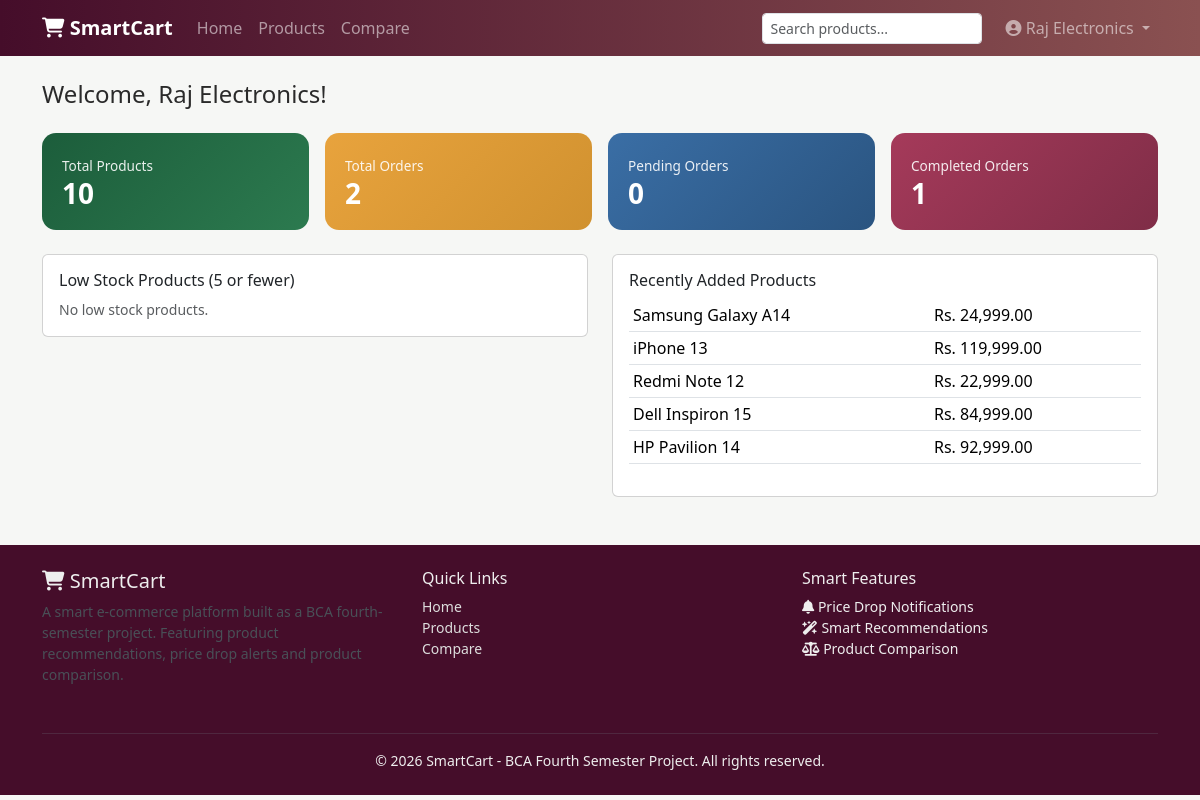
The page /seller/dashboard.php (signed in) on the database its author committed.
### tables this page shows
CREATE TABLE products (
    product_id INT AUTO_INCREMENT PRIMARY KEY,
    seller_id INT NOT NULL,
    category_id INT NOT NULL,
    product_name VARCHAR(150) NOT NULL,
    description TEXT,
    price DECIMAL(10,2) NOT NULL,
    stock INT NOT NULL DEFAULT 0,
    image VARCHAR(255) DEFAULT NULL,
    status ENUM('active','inactive') NOT NULL DEFAULT 'active',
    created_at DATETIME DEFAULT CURRENT_TIMESTAMP,
    updated_at DATETIME DEFAULT CURRENT_TIMESTAMP ON UPDATE CURRENT_TIMESTAMP,
    FOREIGN KEY (seller_id) REFERENCES users(user_id) ON DELETE CASCADE,
    FOREIGN KEY (category_id) REFERENCES categories(category_id) ON DELETE CASCADE,
    INDEX idx_category (category_id),
    INDEX idx_seller (seller_id)
);

### includes/auth.php (called while the page is built, shortened)
<?php
function currentUserName() {
    return $_SESSION['full_name'] ?? '';
}

### includes/functions.php (called while the page is built, shortened)
<?php
function e($string) {
    return htmlspecialchars($string ?? '', ENT_QUOTES, 'UTF-8');
}
function formatPrice($price) {
    return 'Rs. ' . number_format((float)$price, 2);
}

### seller/dashboard.php (the view, shortened to what this page needs)
<?php
require_once __DIR__ . '/../config/database.php';
require_once __DIR__ . '/../includes/auth.php';
require_once __DIR__ . '/../includes/functions.php';
$sellerId = currentUserId();
$totalProducts = $pdo->prepare("SELECT COUNT(*) FROM products WHERE seller_id = ?");
$totalProducts->execute([$sellerId]);
$totalProducts = $totalProducts->fetchColumn();
$totalOrders = $pdo->prepare("SELECT COUNT(DISTINCT order_id) FROM order_items WHERE seller_id = ?");
$totalOrders->execute([$sellerId]);
$totalOrders = $totalOrders->fetchColumn();
$pendingOrders = $pdo->prepare("SELECT COUNT(DISTINCT oi.order_id) FROM order_items oi JOIN orders o ON oi.order_id = o.order_id WHERE oi.seller_id = ? AND o.order_status = 'Pending'");
$pendingOrders->execute([$sellerId]);
$pendingOrders = $pendingOrders->fetchColumn();
$completedOrders = $pdo->prepare("SELECT COUNT(DISTINCT oi.order_id) FROM order_items oi JOIN orders o ON oi.order_id = o.order_id WHERE oi.seller_id = ? AND o.order_status = 'Delivered'");
$completedOrders->execute([$sellerId]);
$completedOrders = $completedOrders->fetchColumn();
$lowStock = $pdo->prepare("SELECT * FROM products WHERE seller_id = ? AND stock <= 5 ORDER BY stock ASC");
$lowStock->execute([$sellerId]);
$lowStock = $lowStock->fetchAll();
$recentProducts = $pdo->prepare("SELECT * FROM products WHERE seller_id = ? ORDER BY created_at DESC LIMIT 5");
$recentProducts->execute([$sellerId]);
$recentProducts = $recentProducts->fetchAll();
include __DIR__ . '/../includes/header.php';
?>
<div class="container my-4">
  <h4 class="mb-4">Welcome, <?php echo e(currentUserName()); ?>!</h4>
  <div class="row g-3 mb-4">
    <div class="col-6 col-md-3">
      <div class="dashboard-stat stat-1"><span>Total Products</span><h3><?php echo $totalProducts; ?></h3></div>
    </div>
    <div class="col-6 col-md-3">
      <div class="dashboard-stat stat-2"><span>Total Orders</span><h3><?php echo $totalOrders; ?></h3></div>
    </div>
    <div class="col-6 col-md-3">
      <div class="dashboard-stat stat-3"><span>Pending Orders</span><h3><?php echo $pendingOrders; ?></h3></div>
    </div>
    <div class="col-6 col-md-3">
      <div class="dashboard-stat stat-4"><span>Completed Orders</span><h3><?php echo $completedOrders; ?></h3></div>
    </div>
  </div>
  <div class="row g-4">
    <div class="col-md-6">
      <div class="card p-3">
        <h6>Low Stock Products (5 or fewer)</h6>
        <?php if (empty($lowStock)): ?>
          <p class="text-muted small mb-0">No low stock products.</p>
        <?php endif; ?>
      </div>
    </div>
    <div class="col-md-6">
      <div class="card p-3">
        <h6>Recently Added Products</h6>
        <?php if (empty($recentProducts)): ?>
          <p class="text-muted small mb-0">No products added yet. <a href="<?php echo BASE_URL; ?>seller/add_product.php">Add one now</a>.</p>
        <?php else: ?>
          <table class="table table-sm">
            <?php foreach ($recentProducts as $p): ?>
              <tr><td><?php echo e($p['product_name']); ?></td><td><?php echo formatPrice($p['price']); ?></td></tr>
            <?php endforeach; ?>
          </table>
        <?php endif; ?>
      </div>
    </div>
  </div>
</div>
<?php include __DIR__ . '/../includes/footer.php'; ?>

### assets/css/style.css (style rules this page uses)
:root { --sc-primary: #8a5151; --sc-primary-dark: #450d2a; --sc-accent: #873de8; --sc-bg: #f6f7f5; }
body { background-color: var(--sc-bg); font-family: 'Segoe UI', Roboto, Arial, sans-serif; color: #2a2a2a; }
.dashboard-stat { border-radius: 14px; padding: 20px; color: #fff; height: 100%; }
.stat-1 { background: linear-gradient(135deg,#1c5d3b,#2c7a4f); }
.stat-2 { background: linear-gradient(135deg,#e8a33d,#d0912f); }
.stat-3 { background: linear-gradient(135deg,#3a6ea5,#2a5480); }
.stat-4 { background: linear-gradient(135deg,#a53a5a,#7f2d47); }
.dashboard-stat h3 { font-weight: 700; margin-bottom: 0; }
.dashboard-stat span { font-size: .85rem; opacity: .9; }

### rows shown on the page
products: product_name "Samsung Galaxy A14", price "Rs. 24,999.00"
products: product_name "iPhone 13", price "Rs. 119,999.00"
products: product_name "Redmi Note 12", price "Rs. 22,999.00"
products: product_name "Dell Inspiron 15", price "Rs. 84,999.00"
products: product_name "HP Pavilion 14", price "Rs. 92,999.00"

### other values the page prints
currentUserName() "Raj Electronics"
$totalProducts "10"
$totalOrders "2"
$pendingOrders "0"
$completedOrders "1"
